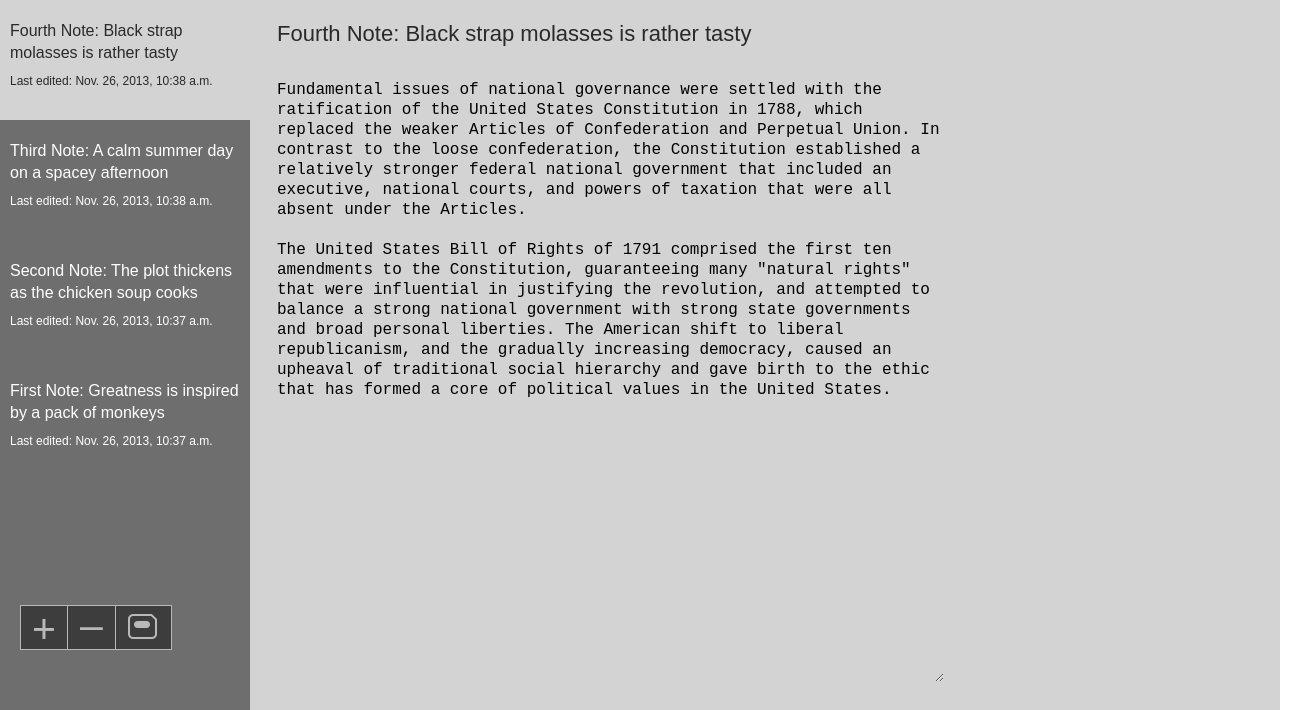
Page /notes/ on the earlier database version.
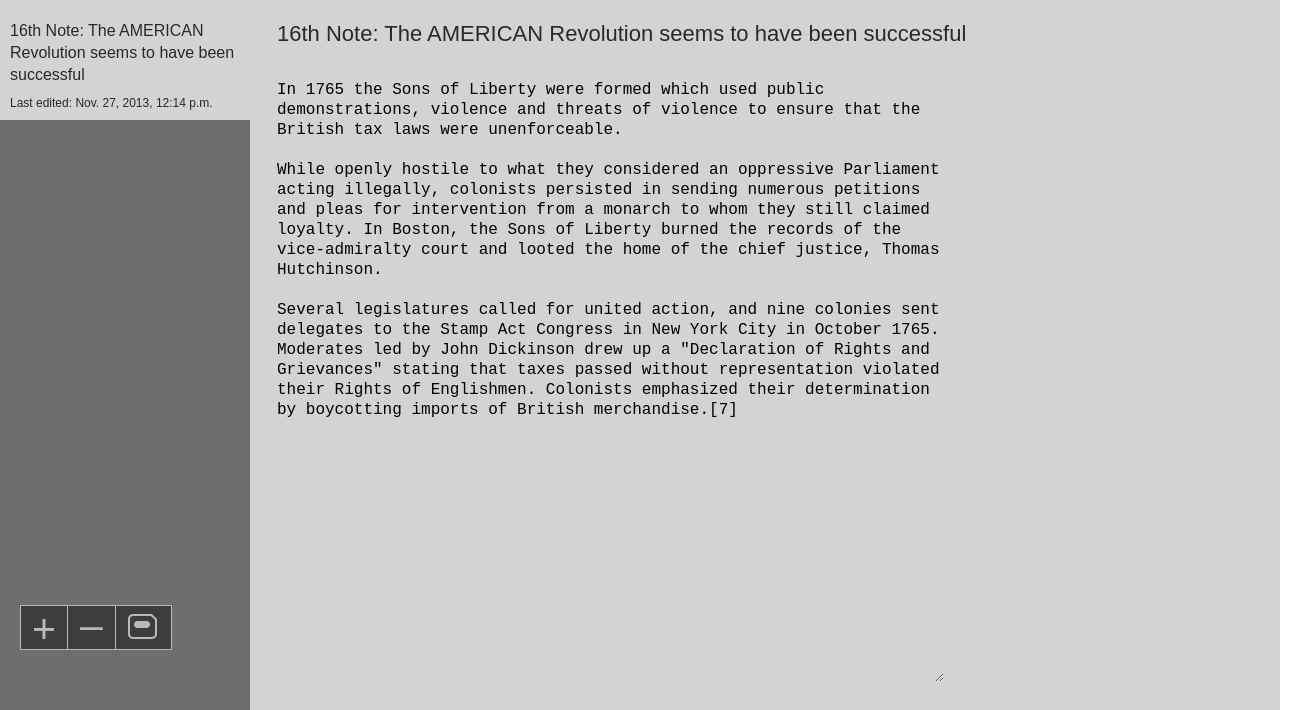
Same page on the later database version.
### notes/models.py (models this page shows, shortened)
class Note(models.Model):
	title = models.CharField(max_length=100)
	content = models.TextField()
	first_published_date = models.DateTimeField(auto_now=True)
	last_update_date = models.DateTimeField(auto_now=True)

### notes/views.py (the view)
def index(request):
	list_of_notes = Note.objects.all().order_by('-last_update_date')
	template = 'notes/base.html'
	target = list_of_notes[0]
	if request.method == 'POST':
		form = NotesForm(request.POST)
		if form.is_valid():
			return HttpResponseRedirect('/notes/') # Redirect after POST
	else:
		form = NotesForm(initial={'title': target.title, 'content': target.content})
	context = {'list_of_notes': list_of_notes, 'target': target, 'form':form}
	return render(request, template, context)

### notes/views.py
class NotesForm(forms.Form):
    title = forms.CharField(max_length=150)
    content = forms.CharField(widget=forms.Textarea(attrs={'rows':30, 'cols':65}))

### notes/templates/notes/base.html (shortened to what this page needs)
<!DOCTYPE html>
 <html class="no-js">
    <head>
        {% load staticfiles %}
        <link rel="stylesheet" type="text/css" href="{% static 'notes/style.css' %}" />
    </head>
    <body>
        <div class="main_container">
            {% if not deleted %}
                <form action="/notes/" method="post">{% csrf_token %}
            {% else %}
                <form method="post" action="javascript:;">
            {% endif %}
            <section class="notes_list">
                {% block empty %}
                    {% if list_of_notes %}
                        {% for note in list_of_notes %}
                            <a href="{% url 'notes:read' note_id=note.id %}">
                                <div class="note_selector {% if note.id == target.id %} selected {% endif %}">
                                <h2>{{ note.title }}</h2>
                                <p>Last edited: {{ note.last_update_date }}</p>
                                </div>
                            </a>
                        {% endfor %}
                    {% endif %}
                <div class="nav_buttons">
                    <input type="submit" value="+">
                    <a href="{% if not deleted %}{% url 'notes:delete' note_id=target.id %}{% else %}javascript:;{% endif %}">–</a>
                    <a href=""><img src="{% static 'notes/savedisk.png' %}" alt="Save" title="save"></a>
                </div>
            </section>
            <section class="note_text">
                {% if list_of_notes %}
                    {% if newspace %}
                        <a href="javascript:;">
                            <div class="note_selector selected">
                                <h2>New note</h2>
                                <p>To be published now</p>
                            </div>
                        </a>
                    {% else %}
                        {% if deleted %}
                            <h1>Note: {{ tempid }} was deleted</h1>
                            <p>Please enter a note</p>
                        {% else %}
                            <div class="note_title">
                                {{ form.title }}
                            </div>
                            <div class="note_content">
                                {{ form.content }}
                            </div>
                           </form>
                        {% endif %}
                    {% endif %}
                {% else %}
                    <h1>Please enter a title</h1>
                    <p>Please enter a note</p>
                {% endif %}
                {% endblock empty %}
        </div>
    </body>
</html>

### notes/static/notes/style.css (style rules this page uses)
html, body { padding:0; margin:0; }
.main_container { width:1280px; min-height:800px; height:100%; background:#d3d3d3; }
.notes_list { width:250px; min-height:800px; height:100%; background:#6e6e6e; float:left; position:relative; }
.note_text { float:left; margin-left:25px; width:865px; min-height:800px; }
.note_selector { width:230px; height:100px; padding:20px 10px 0 10px; }
.note_selector h2 { margin:0 0 10px 0; color:#ffffff; }
.note_selector p { font-size:12px; color:#ffffff; }
.note_selector.selected { background:#d3d3d3; }
.note_selector.selected h2 { color:#292929; }
.note_selector.selected p { color:#292929; }
.nav_buttons { position:absolute; bottom:150px; left:20px; background:#3d3d3d; border:solid 1px #b9b9b9; width:150px; }
.nav_buttons input { width:47px; height:43px; border-right:solid 1px #b9b9b9; font-size:41px; color:#b9b9b9; display:block; float:left; border:none; border-right:solid 1px #b9b9b9; margin:0; padding:0; cursor:pointer; background:#3d3d3d; box-sizing:none !important; }
.nav_buttons a { text-align: center; border-right:solid 1px #b9b9b9; font-size:41px; color:#b9b9b9; display:block; float:left; padding:5px 12px 10px 12px !important; line-height:28px; }
.nav_buttons a:last-of-type { border-right:none; }
.note_text h1, .note_text input { width:800px; font-size:22px; margin:20px 0 30px 0; color:#292929; font-weight:400; display:block; background:#d3d3d3; border:none; }
.note_text p, .note_text textarea { font-size:16px; margin-bottom:15px; font-weight:300; line-height:20px; display:block; background:#d3d3d3; border:none; }
h1, h2, h3, h4, h5, h6, p, a { font-family:helvetica; }
h2 { font-size:16px; line-height:22px; font-weight:300; padding:0; }
p { margin:0; padding:0; }
a { text-decoration:none; border:none; cursor:pointer; }

Differences in the rows shown:
removed Note: title "Fourth Note: Black strap molasses is rather tasty", last_update_date "Nov. 26, 2013, 10:38 a.m.", content "Fundamental issues of national governance were settled with the ratification of the United States Constitution in 1788, which replaced the weaker Articles of Confederation and Perpetual Union. In contrast to the loose confederation, the Constitution established a relatively stronger federal national government that included an executive, national courts, and powers of taxation that were all absent under the Articles. The United States Bill of Rights of 1791 comprised the first ten amendments to the Constitution, guaranteeing many \"natural rights\" that were influential in justifying the revolution, and attempted to balance a strong national government with strong state governments and broad…"
removed Note: title "Third Note: A calm summer day on a spacey afternoon", last_update_date "Nov. 26, 2013, 10:38 a.m."
removed Note: title "Second Note: The plot thickens as the chicken soup cooks", last_update_date "Nov. 26, 2013, 10:37 a.m."
removed Note: title "First Note: Greatness is inspired by a pack of monkeys", last_update_date "Nov. 26, 2013, 10:37 a.m."
added Note: title "16th Note: The AMERICAN Revolution seems to have been successful", last_update_date "Nov. 27, 2013, 12:14 p.m.", content "In 1765 the Sons of Liberty were formed which used public demonstrations, violence and threats of violence to ensure that the British tax laws were unenforceable. While openly hostile to what they considered an oppressive Parliament acting illegally, colonists persisted in sending numerous petitions and pleas for intervention from a monarch to whom they still claimed loyalty. In Boston, the Sons of Liberty burned the records of the vice-admiralty court and looted the home of the chief justice, Thomas Hutchinson. Several legislatures called for united action, and nine colonies sent delegates to the Stamp Act Congress in New York City in October 1765. Moderates led by John Dickinson drew up a…"
